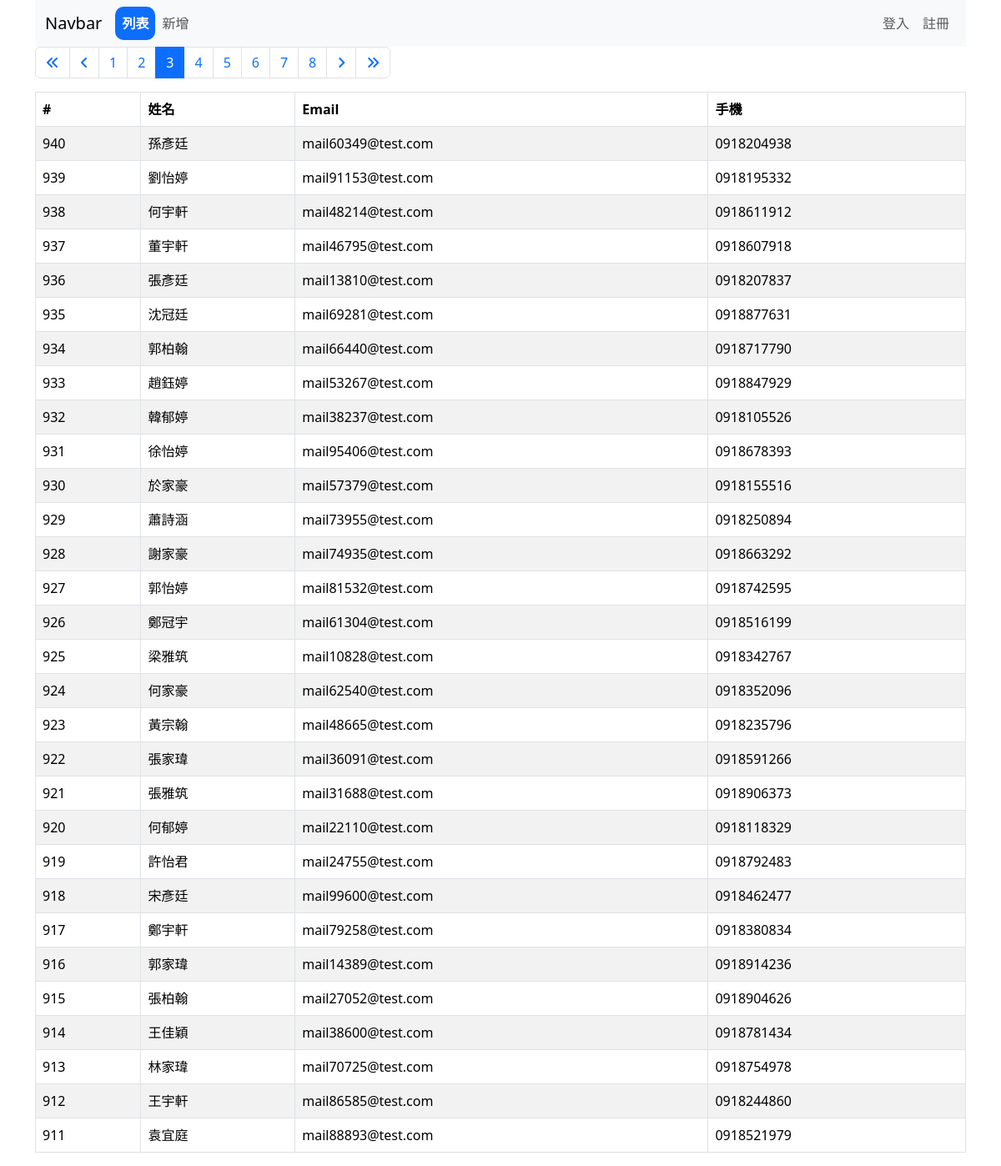
Page /address-book/list.php?page=3 on the committed database.
### tables this page shows
CREATE TABLE `address_book` (
  `sid` int(11) NOT NULL,
  `name` varchar(255) NOT NULL,
  `email` varchar(255) NOT NULL,
  `mobile` varchar(255) NOT NULL,
  `birthday` date NOT NULL,
  `address` varchar(255) NOT NULL,
  `created_at` datetime NOT NULL
);

### address-book/list-no-admin.php (the view, shortened to what this page needs)
<?php
require __DIR__ . '/parts/pdo-connect.php';
$page = isset($_GET['page']) ? intval($_GET['page']) : 1;
$perPage = 30;
$t_sql = "SELECT COUNT(1) FROM address_book";
$t_stmt = $pdo->query($t_sql);
$totalRows = $t_stmt->fetch(PDO::FETCH_NUM)[0];
$totalPages = ceil($totalRows / $perPage);
$sql = sprintf("SELECT * FROM address_book ORDER BY sid DESC LIMIT %s, %s", ($page - 1) * $perPage, $perPage);
$rows = $pdo->query($sql)->fetchAll();
?>
<?php include __DIR__ . '/parts/html-head.php' ?>
<?php include __DIR__ . '/parts/navbar.php' ?>
<div class="container">
    <div class="row">
        <div class="col">
            <nav aria-label="Page navigation example">
                <ul class="pagination">
                    <li class="page-item" href="?page=<?= $page == 1 ? 'disabled' : '' ?>">
                        <a class="page-link" href="?page=1">
                            <i class="fa-solid fa-angles-left"></i>
                        </a>
                    </li>
                    <li class="page-item" href="?page=<?= $page == 1 ? 'disabled' : '' ?>">
                        <a class="page-link" href="?page=<?= $page - 1 ?>">
                            <i class="fa-solid fa-angle-left"></i>
                        </a>
                    </li>
                    <?php for ($i = $page - 5; $i <= $page + 5; $i++): ?>
                        <?php if ($i >= 1 and $i <= $totalPages): ?>
                            <li class="page-item <?= $i == $page ? 'active' : '' ?>">
                                <a class="page-link" href="?page=<?= $i ?>">
                                    <?= $i ?>
                                </a>
                            </li>
                        <?php endif ?>
                    <?php endfor ?>
                    <li class="page-item" href="?page=<?= $page == $totalPages ? 'disabled' : '' ?>">
                        <a class="page-link" href="?page=<?= $page + 1 ?>">
                            <i class="fa-solid fa-angle-right"></i>
                        </a>
                    </li>
                    <li class="page-item" href="?page=<?= $page == $totalPages ? 'disabled' : '' ?>">
                        <a class="page-link" href="?page=<?= $totalPages ?>">
                            <i class="fa-solid fa-angles-right"></i>
                        </a>
                    </li>
                </ul>
            </nav>
        </div>
    </div>
    <div class="row">
        <div class="col">
            <table class="table table-bordered table-striped">
                <thead>
                    <tr>
                        <th>#</th>
                        <th>姓名</th>
                        <th>Email</th>
                        <th>手機</th>
                    </tr>
                </thead>
                <tbody>
                    <?php foreach ($rows as $r ): ?>
                        <tr>
                            <td>
                                <?= $r['sid'] ?>
                            </td>
                            <td>
                                <?= $r['name'] ?>
                            </td>
                            <td>
                                <?= $r['email'] ?>
                            </td>
                            <td>
                                <?= $r['mobile'] ?>
                            </td>
                        </tr>
                    <?php endforeach ?>
                </tbody>
            </table>
        </div>
    </div>
</div>
<?php include __DIR__ . '/parts/html-foot.php' ?>

### rows in the picture
address_book: sid "940", name "孫彥廷", email "mail60349@test.com", mobile "0918204938"
address_book: sid "939", name "劉怡婷", email "mail91153@test.com", mobile "0918195332"
address_book: sid "938", name "何宇軒", email "mail48214@test.com", mobile "0918611912"
address_book: sid "937", name "董宇軒", email "mail46795@test.com", mobile "0918607918"
address_book: sid "936", name "張彥廷", email "mail13810@test.com", mobile "0918207837"
address_book: sid "935", name "沈冠廷", email "mail69281@test.com", mobile "0918877631"
address_book: sid "934", name "郭柏翰", email "mail66440@test.com", mobile "0918717790"
address_book: sid "933", name "趙鈺婷", email "mail53267@test.com", mobile "0918847929"
address_book: sid "932", name "韓郁婷", email "mail38237@test.com", mobile "0918105526"
address_book: sid "931", name "徐怡婷", email "mail95406@test.com", mobile "0918678393"
address_book: sid "930", name "於家豪", email "mail57379@test.com", mobile "0918155516"
address_book: sid "929", name "蕭詩涵", email "mail73955@test.com", mobile "0918250894"
address_book: sid "928", name "謝家豪", email "mail74935@test.com", mobile "0918663292"
address_book: sid "927", name "郭怡婷", email "mail81532@test.com", mobile "0918742595"
address_book: sid "926", name "鄭冠宇", email "mail61304@test.com", mobile "0918516199"
address_book: sid "925", name "梁雅筑", email "mail10828@test.com", mobile "0918342767"
address_book: sid "924", name "何家豪", email "mail62540@test.com", mobile "0918352096"
address_book: sid "923", name "黃宗翰", email "mail48665@test.com", mobile "0918235796"
address_book: sid "922", name "張家瑋", email "mail36091@test.com", mobile "0918591266"
address_book: sid "921", name "張雅筑", email "mail31688@test.com", mobile "0918906373"
address_book: sid "920", name "何郁婷", email "mail22110@test.com", mobile "0918118329"
address_book: sid "919", name "許怡君", email "mail24755@test.com", mobile "0918792483"
address_book: sid "918", name "宋彥廷", email "mail99600@test.com", mobile "0918462477"
address_book: sid "917", name "鄭宇軒", email "mail79258@test.com", mobile "0918380834"
address_book: sid "916", name "郭家瑋", email "mail14389@test.com", mobile "0918914236"
address_book: sid "915", name "張柏翰", email "mail27052@test.com", mobile "0918904626"
address_book: sid "914", name "王佳穎", email "mail38600@test.com", mobile "0918781434"
address_book: sid "913", name "林家瑋", email "mail70725@test.com", mobile "0918754978"
address_book: sid "912", name "王宇軒", email "mail86585@test.com", mobile "0918244860"
address_book: sid "911", name "袁宜庭", email "mail88893@test.com", mobile "0918521979"
